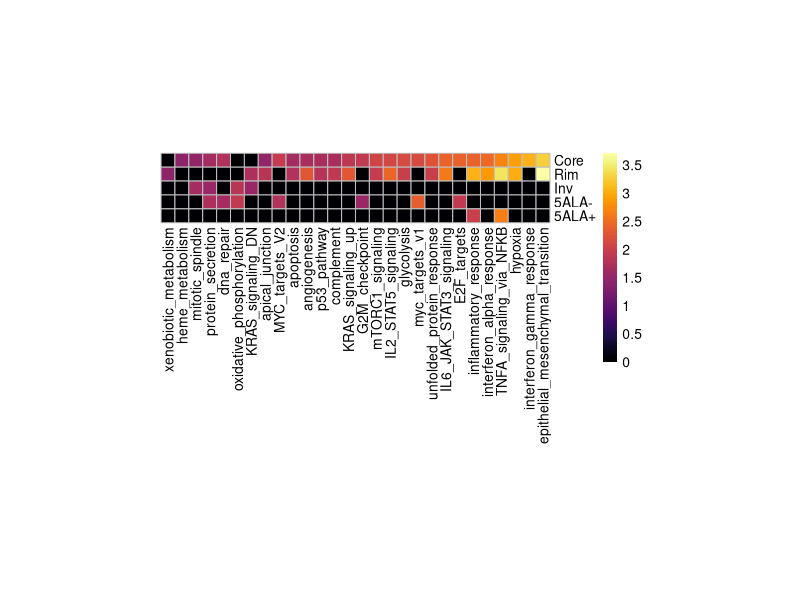

Write the R code that produced this figure.
library(readxl)
library(pheatmap)
library(RColorBrewer)
library(viridis)
library(openxlsx)

# import matrix
mat = read.xlsx("1F.xlsx", rowNames = T)

mat[is.na(mat)] = 0
mat = t(mat)
pheatmap(mat,  show_colnames = T, 
         fontsize_row = 10, fontsize_col = 10,
         angle_col = 90,
         cluster_cols = F,
         cluster_rows = F,
         clustering_method = "complete",
         color = inferno(100),
         cellwidth = 10, cellheight = 10, border_color = 'grey')

